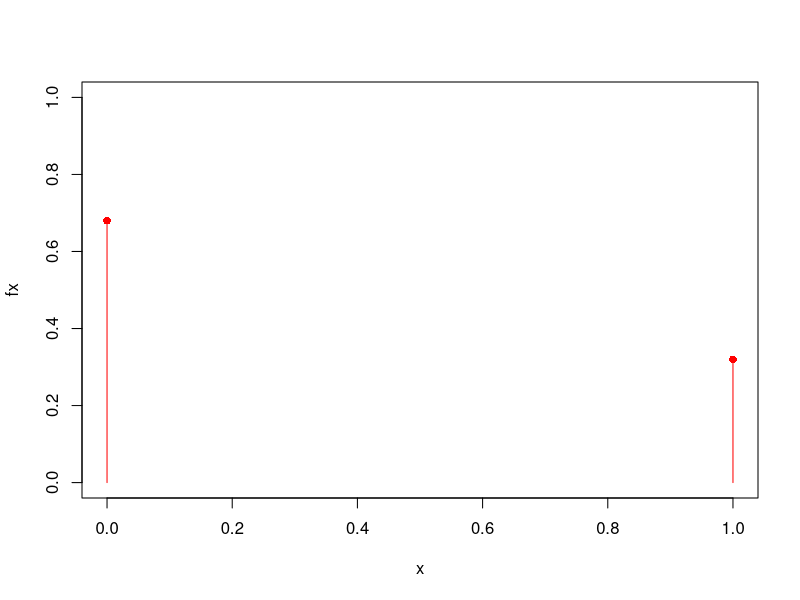
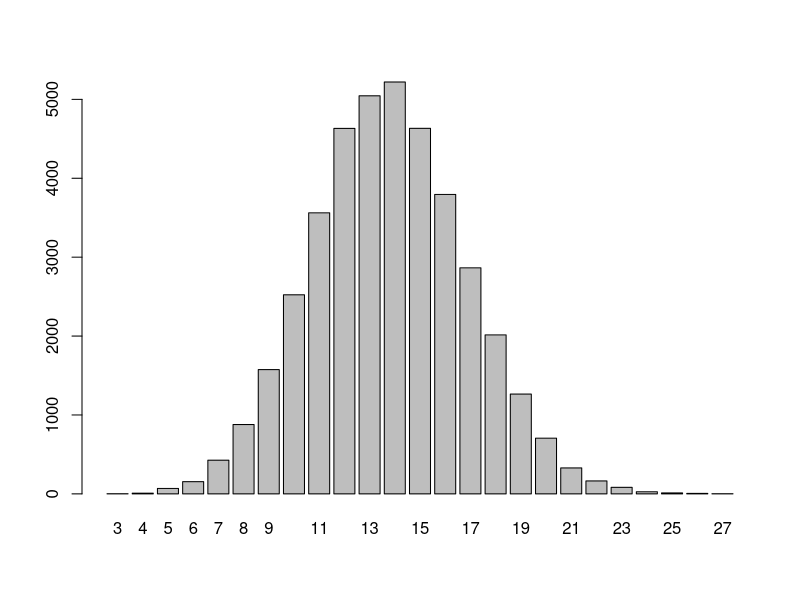
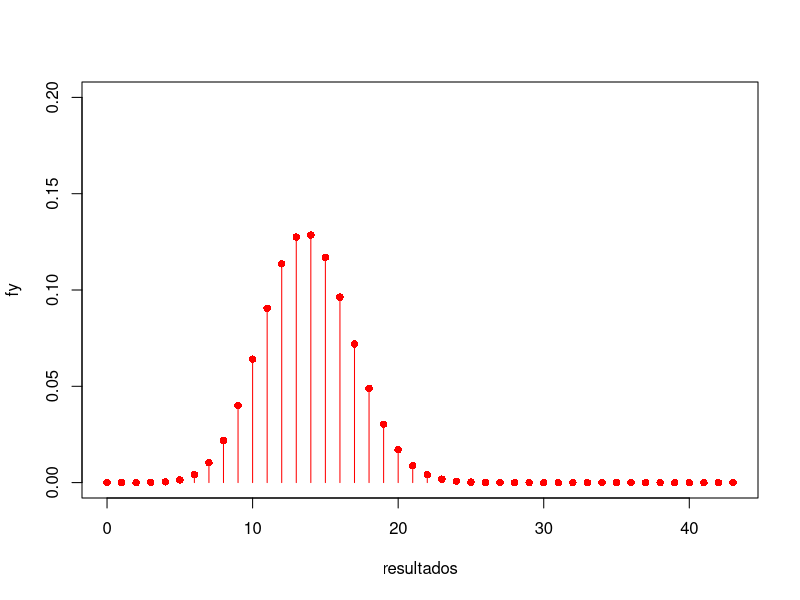
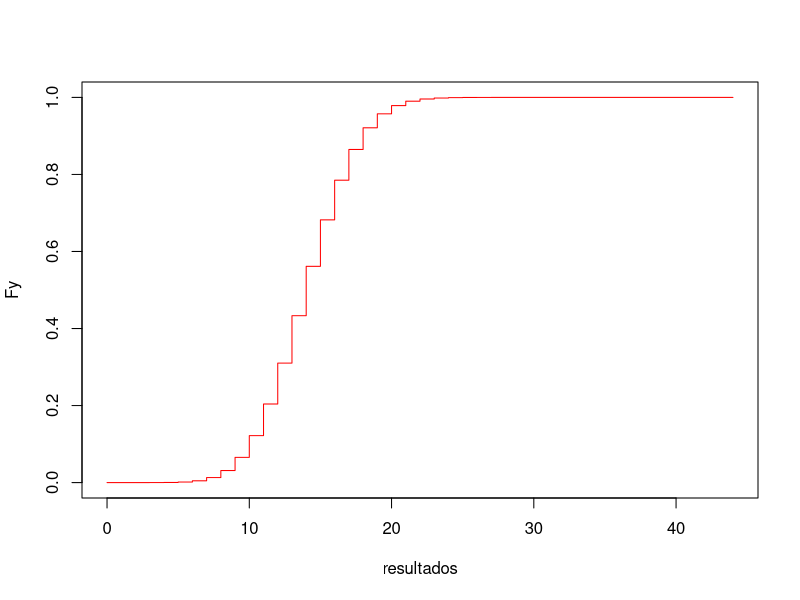
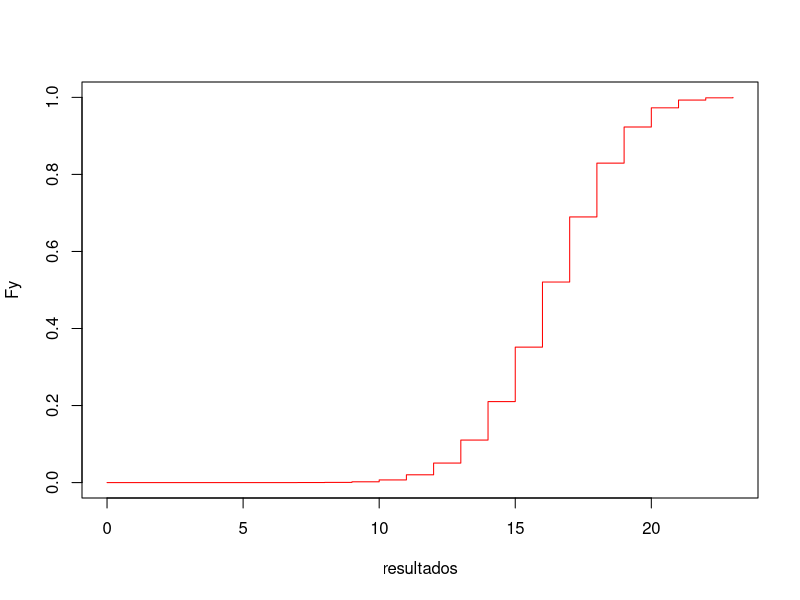

Reproduce these figures in R, in order.
#Solucion Pregunta 1

x <- c(0,1)
fx <- c(0.68,0.32)

cbind(x,fx)

plot(x,fx,ylim = c(0,1),pch=16,col="red")
lines(x,fx,type="h",col="red")

mu <- sum(x*fx);mu

sigmassq <- sum((x-mu)^2*fx);sigmassq

#########


n <- 43
Y <- function(i)(sum(sample(x,n,prob=fx,replace=TRUE)))
Y(2)

m<-40000

encuestas <- sapply(1:m,Y)


fi <- table(encuestas)/m
Fi <- cumsum(fi)

cbind(2:29,fi,Fi)
barplot(table(sapply(1:m,Y)))

dbinom(13,43,0.32) #Respuesta


##########

resultados <- 0:43
fy <- dbinom(resultados,43,0.32);fy
Fy <- cumsum(fy)
cbind(resultados,fy,Fy)

mu <- sum(resultados*fy);mu
43*0.32 #Teoria

sigmassq <- sum(resultados-mu)^2*fy;sigmassq

plot(resultados,fy,ylim = c(0,0.2),pch=16,col="red")
lines(resultados,fy,type="h",col="red")

#Respuesta 
resultados <- 0:44
fy <- dbinom(resultados,44,0.32);fy
Fy <- cumsum(fy)
cbind(resultados,fy,Fy)

pbinom(16,44,0.32) 
plot(resultados,Fy,type="s",col="red")

############

dbinom(10,23,0.68)

23*0.68

resultados <-0:23
fy <- dbinom(resultados,23,0.68)

mu <- sum(resultados*fy) ; mu #Valor esperado

24*0.68*0.32
sum((resultados-mu)^2*fy) #Varianza

Fy <- pbinom(resultados,24,0.68)
plot(resultados,Fy,type="s",col="red")

qbinom(0.25,24,0.68) # Primer quantil

  
